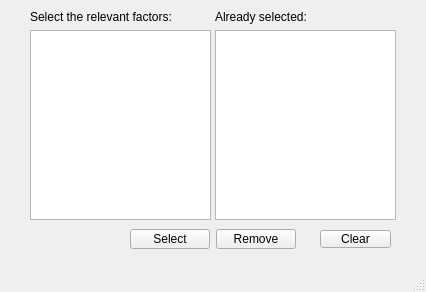
<?xml version="1.0" encoding="UTF-8"?>
<ui version="4.0">
 <class>MainWindow</class>
 <widget class="QMainWindow" name="MainWindow">
  <property name="geometry">
   <rect>
    <x>0</x>
    <y>0</y>
    <width>426</width>
    <height>292</height>
   </rect>
  </property>
  <property name="windowTitle">
   <string>Expert System</string>
  </property>
  <widget class="QWidget" name="centralwidget">
   <widget class="QWidget" name="layoutWidget">
    <property name="geometry">
     <rect>
      <x>130</x>
      <y>229</y>
      <width>166</width>
      <height>20</height>
     </rect>
    </property>
    <layout class="QHBoxLayout" name="horizontalLayout">
     <item>
      <widget class="QPushButton" name="pushButton">
       <property name="text">
        <string>Select</string>
       </property>
      </widget>
     </item>
     <item>
      <widget class="QPushButton" name="pushButton_2">
       <property name="text">
        <string>Remove</string>
       </property>
      </widget>
     </item>
    </layout>
   </widget>
   <widget class="QPushButton" name="pushButton_3">
    <property name="geometry">
     <rect>
      <x>320</x>
      <y>230</y>
      <width>71</width>
      <height>18</height>
     </rect>
    </property>
    <property name="text">
     <string>Clear</string>
    </property>
   </widget>
   <widget class="QWidget" name="">
    <property name="geometry">
     <rect>
      <x>215</x>
      <y>10</y>
      <width>181</width>
      <height>210</height>
     </rect>
    </property>
    <layout class="QVBoxLayout" name="verticalLayout">
     <item>
      <widget class="QLabel" name="label_2">
       <property name="text">
        <string>Already selected:</string>
       </property>
      </widget>
     </item>
     <item>
      <widget class="QListView" name="listView_2"/>
     </item>
    </layout>
   </widget>
   <widget class="QWidget" name="">
    <property name="geometry">
     <rect>
      <x>30</x>
      <y>10</y>
      <width>181</width>
      <height>210</height>
     </rect>
    </property>
    <layout class="QVBoxLayout" name="verticalLayout_2">
     <item>
      <widget class="QLabel" name="label">
       <property name="text">
        <string>Select the relevant factors:</string>
       </property>
      </widget>
     </item>
     <item>
      <widget class="QListView" name="listView"/>
     </item>
    </layout>
   </widget>
  </widget>
  <widget class="QMenuBar" name="menubar">
   <property name="geometry">
    <rect>
     <x>0</x>
     <y>0</y>
     <width>426</width>
     <height>17</height>
    </rect>
   </property>
  </widget>
  <widget class="QStatusBar" name="statusbar"/>
 </widget>
 <resources/>
 <connections/>
</ui>
